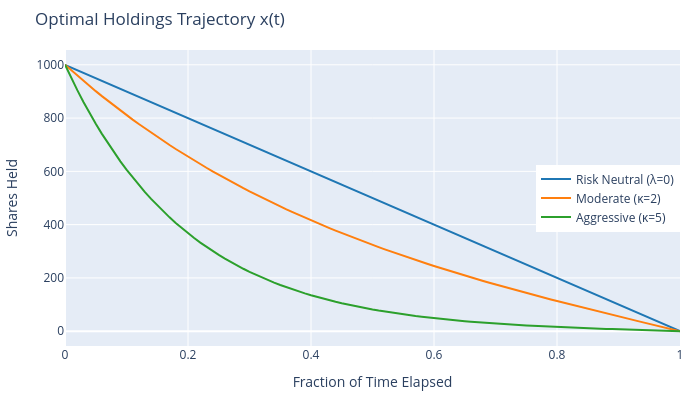

Notebook source saved alongside this figure:
### Markdown cell above
## Scheduled trading

The Almgren-Chriss closed-form schedule, $x(t) = X \cdot \sinh(\kappa(T-t)) /
\sinh(\kappa T)$, for the three risk-aversion levels above: risk-neutral
($\lambda=0$, a straight line), moderate, and aggressive.

### Code cell
t_grid = np.linspace(0.0, T, 101)
colors = {"risk_neutral": "#1f77b4", "moderate": "#ff7f0e", "aggressive": "#2ca02c"}

trajectories_df = pl.DataFrame(
    {
        "t_fraction": t_grid / T,
        **{
            label: optimal_holdings(t_grid, X, T, kappa)
            for label, kappa in kappas_illustrative.items()
        },
    }
)

fig = go.Figure()
for label, kappa in kappas_illustrative.items():
    legend_suffix = "λ=0" if kappa == 0.0 else f"κ={kappa:.2g}"
    fig.add_trace(
        go.Scatter(
            x=trajectories_df["t_fraction"],
            y=trajectories_df[label],
            mode="lines",
            name=f"{labels_display[label]} ({legend_suffix})",
            line={"width": 2, "color": colors[label]},
        )
    )
fig.update_layout(
    title="Optimal Holdings Trajectory x(t)",
    xaxis_title="Fraction of Time Elapsed",
    yaxis_title="Shares Held",
    width=700,
    height=400,
    margin={"l": 60, "r": 20, "t": 50, "b": 50},
    legend={"x": 1, "xanchor": "right", "y": 0.5, "yanchor": "middle"},
)
fig.write_image("output/optimal_holdings_trajectory.png", scale=2)
fig.show()
